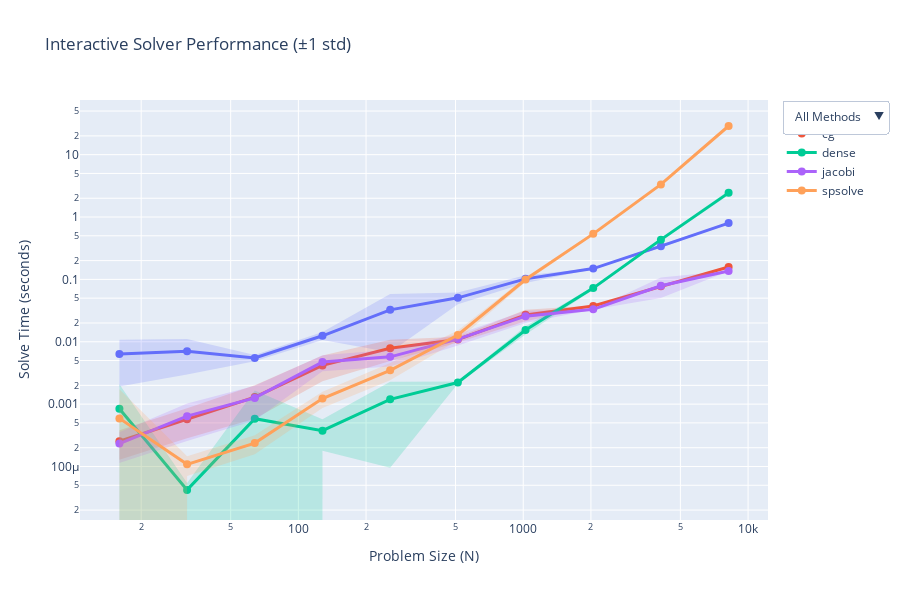

Source (notebook cell):
### Code cell
def create_interactive_plot(df):
    """Create interactive plot with error areas."""
    # Compute statistics
    stats = df.groupby(['N', 'method']).agg({
        'time': ['mean', 'std']
    }).reset_index()
    stats.columns = ['N', 'method', 'time_mean', 'time_std']
    
    # Create figure
    fig = go.Figure()
    methods = stats['method'].unique()
    colors = px.colors.qualitative.Plotly
    
    # Add traces for each method
    for i, method in enumerate(methods):
        method_data = stats[stats['method'] == method]
        color = colors[i % len(colors)]
        
        # Calculate bounds
        upper = method_data['time_mean'] + method_data['time_std']
        lower = method_data['time_mean'] - method_data['time_std']
        
        # Shaded error area
        fig.add_trace(go.Scatter(
            x=method_data['N'].tolist() + method_data['N'].tolist()[::-1],
            y=upper.tolist() + lower.tolist()[::-1],
            fill='toself',
            fillcolor=color,
            opacity=0.2,
            line=dict(width=0),
            showlegend=False,
            name=f'{method}_fill'
        ))
        
        # Main line
        fig.add_trace(go.Scatter(
            x=method_data['N'],
            y=method_data['time_mean'],
            mode='lines+markers',
            name=method,
            line=dict(color=color, width=3),
            marker=dict(size=8)
        ))
    
    # Create dropdown menu
    buttons = [
        dict(
            label="All Methods",
            method="update",
            args=[{"visible": [True] * len(fig.data)}]
        )
    ]
    
    # Individual method buttons
    for i, method in enumerate(methods):
        visibility = [False] * len(fig.data)
        visibility[i*2] = True      # fill
        visibility[i*2 + 1] = True  # line
        
        buttons.append(dict(
            label=method,
            method="update",
            args=[{"visible": visibility}]
        ))
    
    # Update layout
    fig.update_layout(
        title='Interactive Solver Performance (±1 std)',
        xaxis_title='Problem Size (N)',
        yaxis_title='Solve Time (seconds)',
        xaxis_type='log',
        yaxis_type='log',
        updatemenus=[dict(
            active=0,
            buttons=buttons,
            direction="down",
            showactive=True,
            x=1.02,
            xanchor="left",
            y=1.0,
            yanchor="top"
        )],
        width=900,
        height=600
    )
    
    return fig

# Create and display interactive plot
fig = create_interactive_plot(df)
fig.show()

### Figure 1 — Plotly figure (JSON) as saved in the notebook; plotly's stock layout.template omitted (floating-point values rounded to 4 significant figures)
{"data": [{"fill": "toself", "fillcolor": "#636EFA", "line": {"width": 0}, "name": "amg_fill", "opacity": 0.2, "showlegend": false, "type": "scatter", "x": [16, 32, 64, 128, 256, 512, 1024, 2048, 4096, 8192, 8192, 4096, 2048, 1024, 512, 256, 128, 64, 32, 16], "y": [0.01075, 0.01104, 0.00616, 0.01428, 0.05817, 0.06143, 0.1168, 0.1505, 0.362, 0.8017, 0.7964, 0.321, 0.1474, 0.08716, 0.03984, 0.00681, 0.01066, 0.004862, 0.002988, 0.001918]}, {"line": {"color": "#636EFA", "width": 3}, "marker": {"size": 8}, "mode": "lines+markers", "name": "amg", "type": "scatter", "x": [16, 32, 64, 128, 256, 512, 1024, 2048, 4096, 8192], "y": [0.006336, 0.007015, 0.005511, 0.01247, 0.03249, 0.05064, 0.102, 0.149, 0.3415, 0.7991]}, {"fill": "toself", "fillcolor": "#EF553B", "line": {"width": 0}, "name": "cg_fill", "opacity": 0.2, "showlegend": false, "type": "scatter", "x": [16, 32, 64, 128, 256, 512, 1024, 2048, 4096, 8192, 8192, 4096, 2048, 1024, 512, 256, 128, 64, 32, 16], "y": [0.0003796, 0.0008612, 0.002012, 0.006026, 0.0108, 0.01207, 0.03273, 0.03803, 0.07963, 0.1615, 0.1541, 0.07514, 0.03671, 0.02124, 0.009705, 0.004903, 0.002326, 0.0005805, 0.0002848, 0.0001285]}, {"line": {"color": "#EF553B", "width": 3}, "marker": {"size": 8}, "mode": "lines+markers", "name": "cg", "type": "scatter", "x": [16, 32, 64, 128, 256, 512, 1024, 2048, 4096, 8192], "y": [0.000254, 0.000573, 0.001296, 0.004176, 0.00785, 0.01089, 0.02698, 0.03737, 0.07739, 0.1578]}, {"fill": "toself", "fillcolor": "#00CC96", "line": {"width": 0}, "name": "dense_fill", "opacity": 0.2, "showlegend": false, "type": "scatter", "x": [16, 32, 64, 128, 256, 512, 1024, 2048, 4096, 8192, 8192, 4096, 2048, 1024, 512, 256, 128, 64, 32, 16], "y": [0.002089, 5.424e-05, 0.00165, 0.0005705, 0.002293, 0.002315, 0.01778, 0.07683, 0.461, 2.632, 2.248, 0.4072, 0.06821, 0.01311, 0.002128, 9.54e-05, 0.0001792, -0.0004815, 3.011e-05, -0.0003991]}, {"line": {"color": "#00CC96", "width": 3}, "marker": {"size": 8}, "mode": "lines+markers", "name": "dense", "type": "scatter", "x": [16, 32, 64, 128, 256, 512, 1024, 2048, 4096, 8192], "y": [0.0008447, 4.218e-05, 0.0005842, 0.0003748, 0.001194, 0.002221, 0.01545, 0.07252, 0.4341, 2.44]}, {"fill": "toself", "fillcolor": "#AB63FA", "line": {"width": 0}, "name": "jacobi_fill", "opacity": 0.2, "showlegend": false, "type": "scatter", "x": [16, 32, 64, 128, 256, 512, 1024, 2048, 4096, 8192, 8192, 4096, 2048, 1024, 512, 256, 128, 64, 32, 16], "y": [0.0003524, 0.001027, 0.001972, 0.006095, 0.007453, 0.01336, 0.03149, 0.03337, 0.1077, 0.1382, 0.1352, 0.05043, 0.03284, 0.01998, 0.008744, 0.004005, 0.003362, 0.0005439, 0.0002564, 0.0001138]}, {"line": {"color": "#AB63FA", "width": 3}, "marker": {"size": 8}, "mode": "lines+markers", "name": "jacobi", "type": "scatter", "x": [16, 32, 64, 128, 256, 512, 1024, 2048, 4096, 8192], "y": [0.0002331, 0.0006418, 0.001258, 0.004728, 0.005729, 0.01105, 0.02573, 0.03311, 0.07905, 0.1367]}, {"fill": "toself", "fillcolor": "#FFA15A", "line": {"width": 0}, "name": "spsolve_fill", "opacity": 0.2, "showlegend": false, "type": "scatter", "x": [16, 32, 64, 128, 256, 512, 1024, 2048, 4096, 8192, 8192, 4096, 2048, 1024, 512, 256, 128, 64, 32, 16], "y": [0.001724, 0.0001465, 0.0003178, 0.001586, 0.004545, 0.01513, 0.1081, 0.5595, 3.399, 29.91, 27.72, 3.268, 0.5143, 0.09078, 0.01056, 0.002409, 0.0008688, 0.0001574, 7.022e-05, -0.0005426]}, {"line": {"color": "#FFA15A", "width": 3}, "marker": {"size": 8}, "mode": "lines+markers", "name": "spsolve", "type": "scatter", "x": [16, 32, 64, 128, 256, 512, 1024, 2048, 4096, 8192], "y": [0.0005908, 0.0001084, 0.0002376, 0.001227, 0.003477, 0.01284, 0.09945, 0.5369, 3.334, 28.81]}], "layout": {"height": 600, "title": {"text": "Interactive Solver Performance (±1 std)"}, "updatemenus": [{"active": 0, "buttons": [{"args": [{"visible": [true, true, true, true, true, true, true, true, true, true]}], "label": "All Methods", "method": "update"}, {"args": [{"visible": [true, true, false, false, false, false, false, false, false, false]}], "label": "amg", "method": "update"}, {"args": [{"visible": [false, false, true, true, false, false, false, false, false, false]}], "label": "cg", "method": "update"}, {"args": [{"visible": [false, false, false, false, true, true, false, false, false, false]}], "label": "dense", "method": "update"}, {"args": [{"visible": [false, false, false, false, false, false, true, true, false, false]}], "label": "jacobi", "method": "update"}, {"args": [{"visible": [false, false, false, false, false, false, false, false, true, true]}], "label": "spsolve", "method": "update"}], "direction": "down", "showactive": true, "x": 1.02, "xanchor": "left", "y": 1, "yanchor": "top"}], "width": 900, "xaxis": {"title": {"text": "Problem Size (N)"}, "type": "log"}, "yaxis": {"title": {"text": "Solve Time (seconds)"}, "type": "log"}}}
